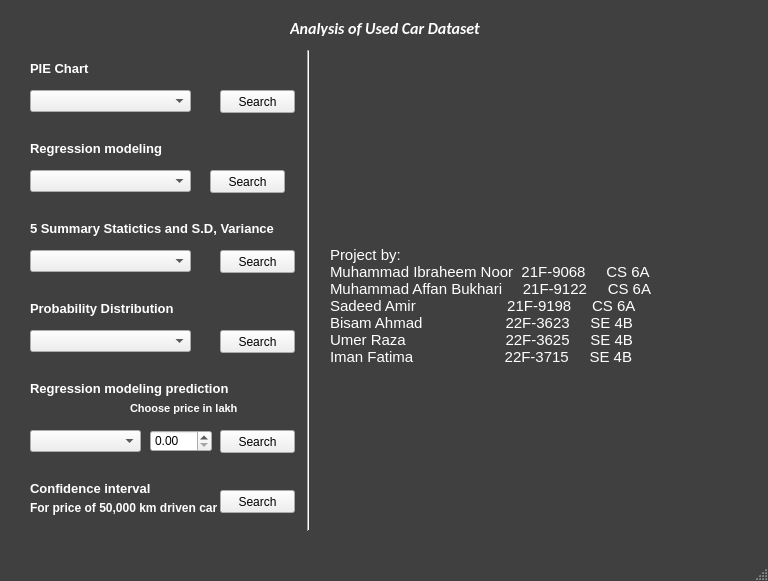
<?xml version="1.0" encoding="UTF-8"?>
<ui version="4.0">
 <class>MainWindow</class>
 <widget class="QMainWindow" name="MainWindow">
  <property name="geometry">
   <rect>
    <x>0</x>
    <y>0</y>
    <width>768</width>
    <height>581</height>
   </rect>
  </property>
  <property name="cursor">
   <cursorShape>ArrowCursor</cursorShape>
  </property>
  <property name="windowTitle">
   <string>MainWindow</string>
  </property>
  <property name="styleSheet">
   <string notr="true">QMainWindow {
    background-image: url('lambo.jpg');
    background-repeat: no-repeat;
    background-position: center;
    background-color: rgba(0, 0, 0, 0.5); /* White color with 50% transparency */
}
</string>
  </property>
  <widget class="QWidget" name="centralwidget">
   <property name="styleSheet">
    <string notr="true"/>
   </property>
   <widget class="QLabel" name="label">
    <property name="geometry">
     <rect>
      <x>290</x>
      <y>20</y>
      <width>200</width>
      <height>16</height>
     </rect>
    </property>
    <property name="font">
     <font>
      <family>Calibri</family>
      <pointsize>12</pointsize>
      <weight>75</weight>
      <italic>true</italic>
      <bold>true</bold>
     </font>
    </property>
    <property name="styleSheet">
     <string notr="true">color: white;
</string>
    </property>
    <property name="text">
     <string>Analysis of Used Car Dataset</string>
    </property>
   </widget>
   <widget class="QComboBox" name="comboPie">
    <property name="geometry">
     <rect>
      <x>30</x>
      <y>90</y>
      <width>161</width>
      <height>22</height>
     </rect>
    </property>
   </widget>
   <widget class="QPushButton" name="SearchPie">
    <property name="geometry">
     <rect>
      <x>220</x>
      <y>90</y>
      <width>75</width>
      <height>23</height>
     </rect>
    </property>
    <property name="cursor">
     <cursorShape>OpenHandCursor</cursorShape>
    </property>
    <property name="text">
     <string>Search</string>
    </property>
   </widget>
   <widget class="QLabel" name="label_2">
    <property name="geometry">
     <rect>
      <x>30</x>
      <y>60</y>
      <width>71</width>
      <height>16</height>
     </rect>
    </property>
    <property name="font">
     <font>
      <family>MS Shell Dlg 2</family>
      <pointsize>10</pointsize>
      <weight>75</weight>
      <bold>true</bold>
     </font>
    </property>
    <property name="styleSheet">
     <string notr="true">color: white;
</string>
    </property>
    <property name="text">
     <string>PIE Chart</string>
    </property>
   </widget>
   <widget class="QLabel" name="label_3">
    <property name="geometry">
     <rect>
      <x>30</x>
      <y>300</y>
      <width>211</width>
      <height>16</height>
     </rect>
    </property>
    <property name="font">
     <font>
      <pointsize>10</pointsize>
      <weight>75</weight>
      <bold>true</bold>
     </font>
    </property>
    <property name="styleSheet">
     <string notr="true">color: white;
</string>
    </property>
    <property name="text">
     <string>Probability Distribution</string>
    </property>
   </widget>
   <widget class="QComboBox" name="comboPie_distribution">
    <property name="geometry">
     <rect>
      <x>30</x>
      <y>330</y>
      <width>161</width>
      <height>22</height>
     </rect>
    </property>
   </widget>
   <widget class="QPushButton" name="SearchPie_distribution">
    <property name="geometry">
     <rect>
      <x>220</x>
      <y>330</y>
      <width>75</width>
      <height>23</height>
     </rect>
    </property>
    <property name="cursor">
     <cursorShape>OpenHandCursor</cursorShape>
    </property>
    <property name="text">
     <string>Search</string>
    </property>
   </widget>
   <widget class="QLabel" name="label_4">
    <property name="geometry">
     <rect>
      <x>30</x>
      <y>220</y>
      <width>261</width>
      <height>16</height>
     </rect>
    </property>
    <property name="font">
     <font>
      <pointsize>10</pointsize>
      <weight>75</weight>
      <bold>true</bold>
     </font>
    </property>
    <property name="styleSheet">
     <string notr="true">color: white;
</string>
    </property>
    <property name="text">
     <string>5 Summary Statictics and S.D, Variance</string>
    </property>
   </widget>
   <widget class="QComboBox" name="comboPie_EDA">
    <property name="geometry">
     <rect>
      <x>30</x>
      <y>250</y>
      <width>161</width>
      <height>22</height>
     </rect>
    </property>
   </widget>
   <widget class="QPushButton" name="SearchPie_EDA">
    <property name="geometry">
     <rect>
      <x>220</x>
      <y>250</y>
      <width>75</width>
      <height>23</height>
     </rect>
    </property>
    <property name="cursor">
     <cursorShape>OpenHandCursor</cursorShape>
    </property>
    <property name="text">
     <string>Search</string>
    </property>
   </widget>
   <widget class="QLabel" name="label_5">
    <property name="geometry">
     <rect>
      <x>330</x>
      <y>90</y>
      <width>391</width>
      <height>431</height>
     </rect>
    </property>
    <property name="font">
     <font>
      <pointsize>11</pointsize>
     </font>
    </property>
    <property name="styleSheet">
     <string notr="true">color: white;
</string>
    </property>
    <property name="text">
     <string>Project by:
Muhammad Ibraheem Noor  21F-9068     CS 6A
Muhammad Affan Bukhari     21F-9122     CS 6A
Sadeed Amir                      21F-9198     CS 6A
Bisam Ahmad                    22F-3623     SE 4B
Umer Raza                        22F-3625     SE 4B
Iman Fatima                      22F-3715     SE 4B</string>
    </property>
   </widget>
   <widget class="QLabel" name="label_6">
    <property name="geometry">
     <rect>
      <x>30</x>
      <y>140</y>
      <width>151</width>
      <height>16</height>
     </rect>
    </property>
    <property name="font">
     <font>
      <pointsize>10</pointsize>
      <weight>75</weight>
      <bold>true</bold>
     </font>
    </property>
    <property name="styleSheet">
     <string notr="true">color: white;
</string>
    </property>
    <property name="text">
     <string>Regression modeling</string>
    </property>
   </widget>
   <widget class="QPushButton" name="SearchPie_Regression">
    <property name="geometry">
     <rect>
      <x>210</x>
      <y>170</y>
      <width>75</width>
      <height>23</height>
     </rect>
    </property>
    <property name="cursor">
     <cursorShape>OpenHandCursor</cursorShape>
    </property>
    <property name="text">
     <string>Search</string>
    </property>
   </widget>
   <widget class="QComboBox" name="comboPie_Regression">
    <property name="geometry">
     <rect>
      <x>30</x>
      <y>170</y>
      <width>161</width>
      <height>22</height>
     </rect>
    </property>
   </widget>
   <widget class="QLabel" name="label_7">
    <property name="geometry">
     <rect>
      <x>30</x>
      <y>380</y>
      <width>211</width>
      <height>16</height>
     </rect>
    </property>
    <property name="font">
     <font>
      <pointsize>10</pointsize>
      <weight>75</weight>
      <bold>true</bold>
     </font>
    </property>
    <property name="cursor">
     <cursorShape>ArrowCursor</cursorShape>
    </property>
    <property name="styleSheet">
     <string notr="true">color: white;
</string>
    </property>
    <property name="text">
     <string>Regression modeling prediction</string>
    </property>
    <property name="wordWrap">
     <bool>false</bool>
    </property>
   </widget>
   <widget class="QComboBox" name="comboPie_Regression_predict">
    <property name="geometry">
     <rect>
      <x>30</x>
      <y>430</y>
      <width>111</width>
      <height>22</height>
     </rect>
    </property>
   </widget>
   <widget class="QPushButton" name="SearchPie_Regression_predict">
    <property name="geometry">
     <rect>
      <x>220</x>
      <y>430</y>
      <width>75</width>
      <height>23</height>
     </rect>
    </property>
    <property name="cursor">
     <cursorShape>OpenHandCursor</cursorShape>
    </property>
    <property name="text">
     <string>Search</string>
    </property>
   </widget>
   <widget class="QDoubleSpinBox" name="spinBox_predict">
    <property name="geometry">
     <rect>
      <x>150</x>
      <y>430</y>
      <width>62</width>
      <height>22</height>
     </rect>
    </property>
   </widget>
   <widget class="Line" name="line">
    <property name="geometry">
     <rect>
      <x>300</x>
      <y>50</y>
      <width>16</width>
      <height>481</height>
     </rect>
    </property>
    <property name="orientation">
     <enum>Qt::Vertical</enum>
    </property>
   </widget>
   <widget class="QLabel" name="label_8">
    <property name="geometry">
     <rect>
      <x>30</x>
      <y>480</y>
      <width>151</width>
      <height>16</height>
     </rect>
    </property>
    <property name="font">
     <font>
      <pointsize>10</pointsize>
      <weight>75</weight>
      <bold>true</bold>
     </font>
    </property>
    <property name="styleSheet">
     <string notr="true">color: white;
</string>
    </property>
    <property name="text">
     <string>Confidence interval</string>
    </property>
   </widget>
   <widget class="QPushButton" name="SearchPie_Confidence">
    <property name="geometry">
     <rect>
      <x>220</x>
      <y>490</y>
      <width>75</width>
      <height>23</height>
     </rect>
    </property>
    <property name="cursor">
     <cursorShape>OpenHandCursor</cursorShape>
    </property>
    <property name="text">
     <string>Search</string>
    </property>
   </widget>
   <widget class="QLabel" name="label_9">
    <property name="geometry">
     <rect>
      <x>30</x>
      <y>500</y>
      <width>191</width>
      <height>16</height>
     </rect>
    </property>
    <property name="font">
     <font>
      <weight>75</weight>
      <bold>true</bold>
     </font>
    </property>
    <property name="styleSheet">
     <string notr="true">color: white;
</string>
    </property>
    <property name="text">
     <string>For price of 50,000 km driven car</string>
    </property>
   </widget>
   <widget class="QLabel" name="label_10">
    <property name="geometry">
     <rect>
      <x>130</x>
      <y>400</y>
      <width>131</width>
      <height>16</height>
     </rect>
    </property>
    <property name="font">
     <font>
      <pointsize>8</pointsize>
      <weight>75</weight>
      <bold>true</bold>
     </font>
    </property>
    <property name="styleSheet">
     <string notr="true">color: white;
</string>
    </property>
    <property name="text">
     <string>Choose price in lakh</string>
    </property>
   </widget>
  </widget>
  <widget class="QMenuBar" name="menubar">
   <property name="geometry">
    <rect>
     <x>0</x>
     <y>0</y>
     <width>768</width>
     <height>21</height>
    </rect>
   </property>
  </widget>
  <widget class="QStatusBar" name="statusbar"/>
 </widget>
 <resources/>
 <connections/>
</ui>
